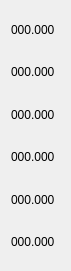
                              <widget class="QWidget" name="layoutWidget_2">
                                    <property name="geometry">
                                          <rect>
                                                <x>130</x>
                                                <y>60</y>
                                                <width>71</width>
                                                <height>271</height>
                                          </rect>
                                    </property>
                                    <layout class="QVBoxLayout" name="verticalLayout_3">
                                          <item>
                                                <widget class="QLabel" name="tm_joint_j0">
                                                      <property name="text">
                                                            <string>000.000</string>
                                                      </property>
                                                </widget>
                                          </item>
                                          <item>
                                                <widget class="QLabel" name="tm_joint_j1">
                                                      <property name="text">
                                                            <string>000.000</string>
                                                      </property>
                                                </widget>
                                          </item>
                                          <item>
                                                <widget class="QLabel" name="tm_joint_j2">
                                                      <property name="text">
                                                            <string>000.000</string>
                                                      </property>
                                                </widget>
                                          </item>
                                          <item>
                                                <widget class="QLabel" name="tm_joint_j3">
                                                      <property name="text">
                                                            <string>000.000</string>
                                                      </property>
                                                </widget>
                                          </item>
                                          <item>
                                                <widget class="QLabel" name="tm_joint_j4">
                                                      <property name="text">
                                                            <string>000.000</string>
                                                      </property>
                                                </widget>
                                          </item>
                                          <item>
                                                <widget class="QLabel" name="tm_joint_j5">
                                                      <property name="text">
                                                            <string>000.000</string>
                                                      </property>
                                                </widget>
                                          </item>
                                    </layout>
                              </widget>
